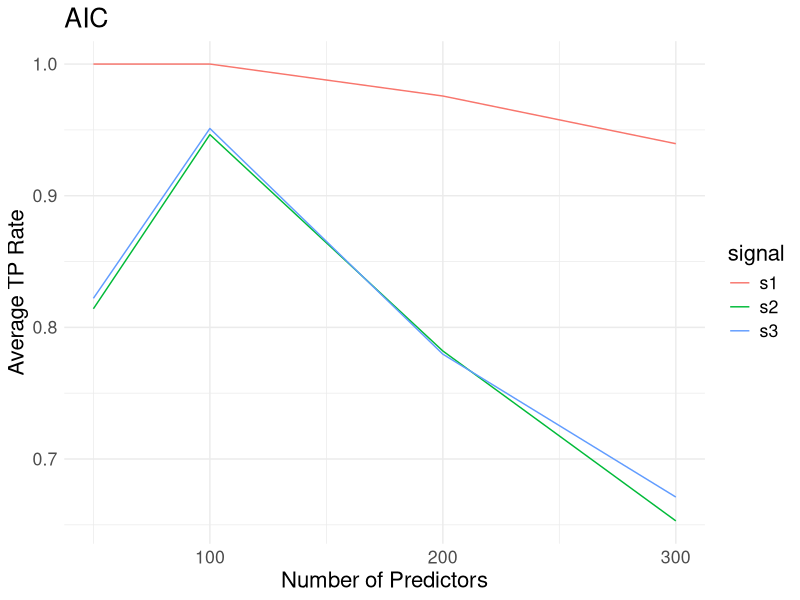
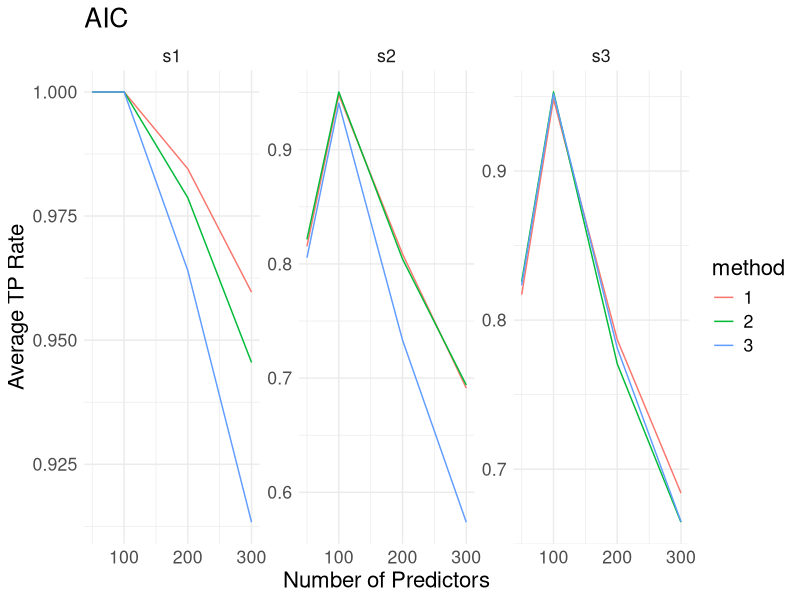
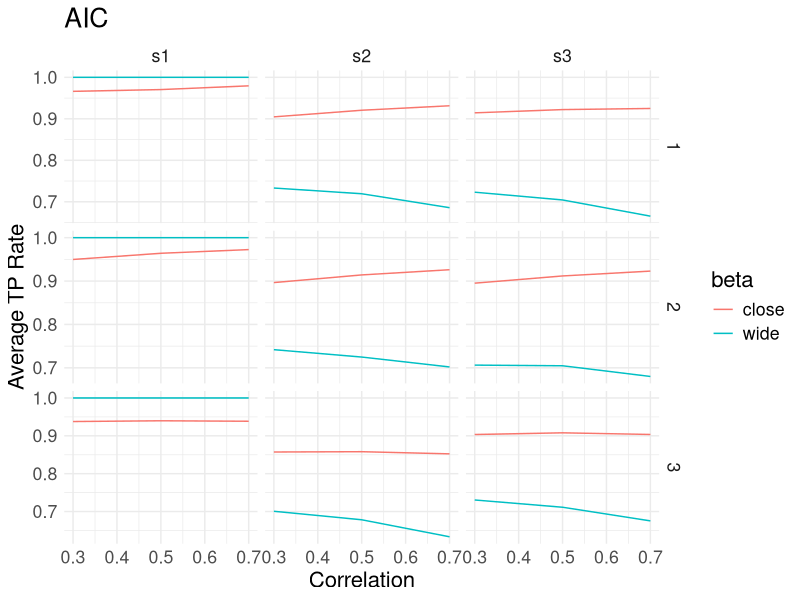
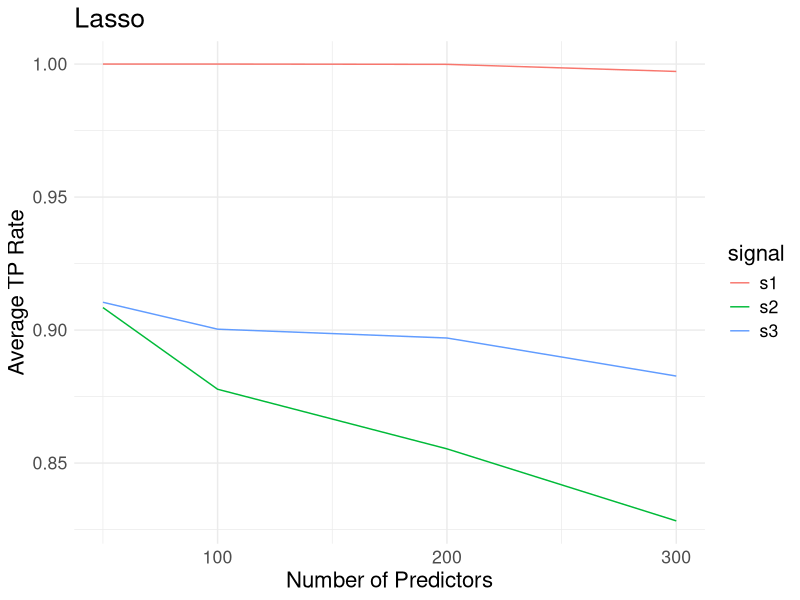
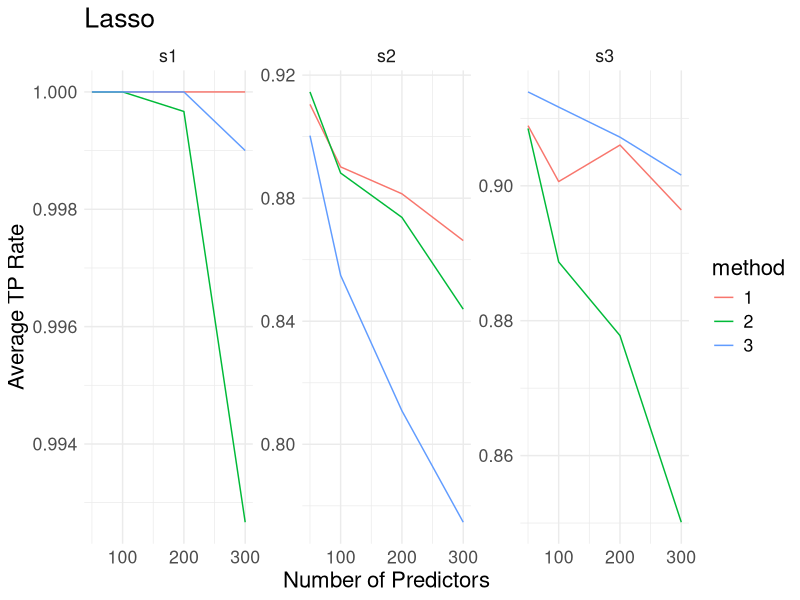
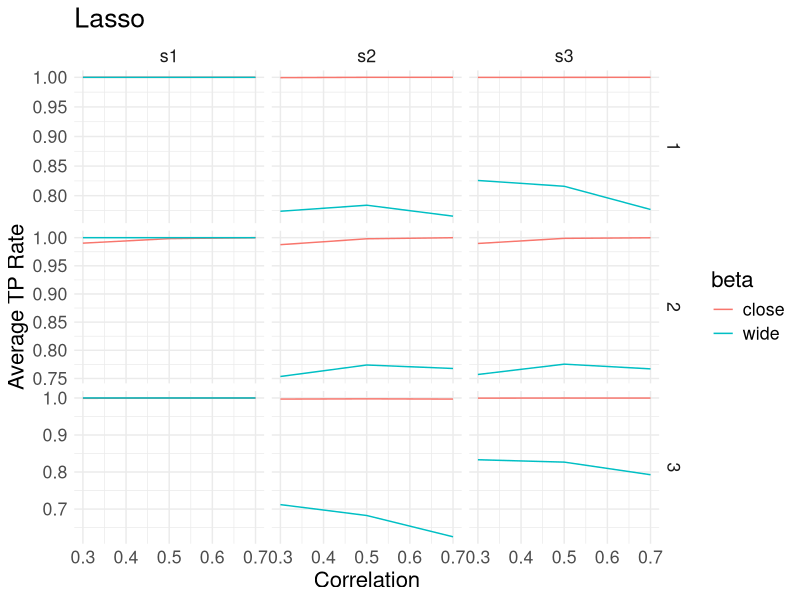

Generate these figures, in order, with R:
## ---- chunk 1
knitr::opts_chunk$set(echo = TRUE,
                      message = F,
                      warning = F)
library(tidyverse)
library(patchwork)
## ---- chunk 2
df_aic <- read_csv("result_aic.csv")
df_lasso <- read_csv("result_lasso.csv")
## ---- chunk 3
df_aic %>% 
  summarize(
    avg_s1_prop = mean(s1_prop),
    avg_s2_prop = mean(s2_prop),
    avg_s3_prop = mean(s3_prop)
  ) %>% 
  knitr::kable(caption = "The Overall Performance of AIC Method")
## ---- chunk 4
df_aic %>% 
  group_by(method) %>% 
  summarize(
    avg_s1_prop = mean(s1_prop),
    avg_s2_prop = mean(s2_prop),
    avg_s3_prop = mean(s3_prop)
) %>% 
  knitr::kable(caption = "The Performance of AIC Method by Simulation Method")
## ---- chunk 5
df_aic %>% 
  group_by(p) %>% 
  summarize(
    avg_s1_prop = mean(s1_prop),
    avg_s2_prop = mean(s2_prop),
    avg_s3_prop = mean(s3_prop)
) %>% 
  knitr::kable(caption = "The Performance of AIC Method by Number of Predictors")
## ---- chunk 6
df_aic %>% 
  group_by(corr) %>% 
  summarize(
    avg_s1_prop = mean(s1_prop),
    avg_s2_prop = mean(s2_prop),
    avg_s3_prop = mean(s3_prop)
) %>% 
  knitr::kable(caption = "The Performance of AIC Method by Correlation")
## ---- chunk 7
df_aic %>% 
  group_by(beta) %>% 
  summarize(
    avg_s1_prop = mean(s1_prop),
    avg_s2_prop = mean(s2_prop),
    avg_s3_prop = mean(s3_prop)
) %>% 
  knitr::kable(caption = "The Performance of AIC Method by Beta Design")
## ---- chunk 8
df_aic %>% 
  mutate(signal_design = c(rep(1,7200),rep(2,7200))) %>% 
  group_by(signal_design) %>% 
  summarize(
    avg_s1_prop = mean(s1_prop),
    avg_s2_prop = mean(s2_prop),
    avg_s3_prop = mean(s3_prop)
) %>% 
  knitr::kable(caption = "The Performance of AIC Method by Proprtion of Signals")
  
## ---- chunk 9
df_aic %>% 
  group_by(beta,corr) %>% 
  summarize( 
    avg_s1_prop = mean(s1_prop),
    avg_s2_prop = mean(s2_prop),
    avg_s3_prop = mean(s3_prop)
) %>% 
  knitr::kable(caption = "The Performance of AIC Method By Beta Design and Correlation")
# intersting!
## ---- chunk 10
df_aic %>% 
  mutate(signal_design = c(rep(1,7200),rep(2,7200))) %>% 
  group_by(signal_design,corr) %>% 
  summarize(
    avg_s1_prop = mean(s1_prop),
    avg_s2_prop = mean(s2_prop),
    avg_s3_prop = mean(s3_prop)
) %>% 
  knitr::kable(caption = "The Performance of AIC Method By Signal Design and Correlation")
# do not interest 
## ---- chunk 11
df_aic %>% 
  group_by(corr,p) %>% 
  summarize(
    avg_s1_prop = mean(s1_prop),
    avg_s2_prop = mean(s2_prop),
    avg_s3_prop = mean(s3_prop)
) %>% 
  knitr::kable(caption = "The Performance of AIC Method By Number of Predictors and Correlation")

# not interesting
## ---- chunk 12
  df_aic %>% 
  group_by(p) %>% 
  summarize(
    avg_s1_prop = mean(s1_prop),
    avg_s2_prop = mean(s2_prop),
    avg_s3_prop = mean(s3_prop)
)  %>% 
  pivot_longer(
    avg_s1_prop:avg_s3_prop,
    names_to = "signals",
    values_to = "avg_proportion"
  ) %>% 
    separate(signals, sep= "_", into = c("avg","signal","prop")) %>% select(-avg, - prop) %>% 
  ggplot(aes(x = p, y = avg_proportion, color = signal)) + 
  geom_line() +
  theme_minimal() +
  labs(y = "Average TP Rate", 
       x = "Number of Predictors", 
       title = "AIC") +
  theme(text = element_text(size=16))
   
## ---- chunk 13
  df_aic %>% 
  group_by(method, p) %>% 
  summarize(
    avg_s1_prop = mean(s1_prop),
    avg_s2_prop = mean(s2_prop),
    avg_s3_prop = mean(s3_prop)
)  %>% 
  pivot_longer(
    avg_s1_prop:avg_s3_prop,
    names_to = "signals",
    values_to = "avg_proportion"
  ) %>% 
    separate(signals, sep= "_", into = c("avg","signal","prop")) %>% select(-avg, - prop) %>% 
  mutate(method = as.factor(method)) %>% 
  ggplot(aes(x = p, y = avg_proportion, color = method)) + 
  geom_line() +
  facet_wrap(.~signal,scales = "free")+
  labs(y = "Average TP Rate", 
       x = "Number of Predictors", 
       title = "AIC") +
   theme(axis.text=element_text(size=14),
        axis.title=element_text(size=10)) +
  theme_minimal() +
  theme(text = element_text(size=16))
## ---- chunk 14
  df_aic %>% 
  group_by(corr, beta, method) %>% 
  summarize(
    avg_s1_prop = mean(s1_prop),
    avg_s2_prop = mean(s2_prop),
    avg_s3_prop = mean(s3_prop)
)  %>% 
  pivot_longer(
    avg_s1_prop:avg_s3_prop,
    names_to = "signals",
    values_to = "avg_proportion"
  ) %>% 
    separate(signals, sep= "_", into = c("avg","signal","prop")) %>% select(-avg, - prop) %>% 
  #mutate(corr = as.factor(corr)) %>% 
  ggplot(aes(x = corr, y = avg_proportion, color = beta)) + 
  geom_line() +
  facet_grid(method~signal, scales = "free_y")+
  labs(y = "Average TP Rate", 
       x = "Correlation", 
       title = "AIC")+
   theme_minimal() +
  theme(text = element_text(size=16))
## ---- chunk 15
df_lasso %>% 
  summarize(
    avg_s1_prop = mean(s1_prop),
    avg_s2_prop = mean(s2_prop),
    avg_s3_prop = mean(s3_prop)
  ) %>% 
  knitr::kable(caption = "The Overall Performance of Lasso Method")
## ---- chunk 16
df_lasso %>% 
  group_by(method) %>% 
  summarize(
    avg_s1_prop = mean(s1_prop),
    avg_s2_prop = mean(s2_prop),
    avg_s3_prop = mean(s3_prop)
) %>% 
  knitr::kable(caption = "The Performance of Lasso Method by Simulation Method")
## ---- chunk 17
df_lasso %>% 
  group_by(p) %>% 
  summarize(
    avg_s1_prop = mean(s1_prop),
    avg_s2_prop = mean(s2_prop),
    avg_s3_prop = mean(s3_prop)
) %>% 
  knitr::kable(caption = "The Performance of Lasso Method by Number of Predictors")
## ---- chunk 18
df_lasso %>% 
  group_by(corr) %>% 
  summarize(
    avg_s1_prop = mean(s1_prop),
    avg_s2_prop = mean(s2_prop),
    avg_s3_prop = mean(s3_prop)
) %>% 
  knitr::kable(caption = "The Performance of Lasso Method by Correlation")
## ---- chunk 19
df_lasso %>% 
  group_by(beta) %>% 
  summarize(
    avg_s1_prop = mean(s1_prop),
    avg_s2_prop = mean(s2_prop),
    avg_s3_prop = mean(s3_prop)
) %>% 
  knitr::kable(caption = "The Performance of Lasso Method by Beta Design")
## ---- chunk 20
df_lasso %>% 
  mutate(signal_design = c(rep(1,7200),rep(2,7200))) %>% 
  group_by(signal_design) %>% 
  summarize(
    avg_s1_prop = mean(s1_prop),
    avg_s2_prop = mean(s2_prop),
    avg_s3_prop = mean(s3_prop)
) %>% 
  knitr::kable(caption = "The Performance of Lasso Method by Proprtion of Signals")
  
## ---- chunk 21
df_lasso %>% 
  group_by(beta,corr) %>% 
  summarize( 
    avg_s1_prop = mean(s1_prop),
    avg_s2_prop = mean(s2_prop),
    avg_s3_prop = mean(s3_prop)
) %>% 
  knitr::kable(caption = "The Performance of Lasso Method By Beta Design and Correlation")
# intersting!
## ---- chunk 22
df_lasso %>% 
  mutate(signal_design = c(rep(1,7200),rep(2,7200))) %>% 
  group_by(signal_design,corr) %>% 
  summarize(
    avg_s1_prop = mean(s1_prop),
    avg_s2_prop = mean(s2_prop),
    avg_s3_prop = mean(s3_prop)
) %>% 
  knitr::kable(caption = "The Performance of Lasso Method By Signal Design and Correlation")
# do not interest 
## ---- chunk 23
df_lasso %>% 
  group_by(corr,p) %>% 
  summarize(
    avg_s1_prop = mean(s1_prop),
    avg_s2_prop = mean(s2_prop),
    avg_s3_prop = mean(s3_prop)
) %>% 
  knitr::kable(caption = "The Performance of Lasso Method By Number of Predictors and Correlation")

# not interesting
## ---- chunk 24
df_lasso %>% 
  group_by(p) %>% 
  summarize(
    avg_s1_prop = mean(s1_prop),
    avg_s2_prop = mean(s2_prop),
    avg_s3_prop = mean(s3_prop)
)  %>% 
  pivot_longer(
    avg_s1_prop:avg_s3_prop,
    names_to = "signals",
    values_to = "avg_proportion"
  ) %>% 
    separate(signals, sep= "_", into = c("avg","signal","prop")) %>% select(-avg, - prop) %>% 
  ggplot(aes(x = p, y = avg_proportion, color = signal)) + 
  geom_line() +
  labs(y = "Average TP Rate", 
       x = "Number of Predictors", 
       title = "Lasso") +
    theme_minimal() +
  theme(text = element_text(size=16))
## ---- chunk 25
df_lasso %>% 
  group_by(method, p) %>% 
  summarize(
    avg_s1_prop = mean(s1_prop),
    avg_s2_prop = mean(s2_prop),
    avg_s3_prop = mean(s3_prop)
)  %>% 
  pivot_longer(
    avg_s1_prop:avg_s3_prop,
    names_to = "signals",
    values_to = "avg_proportion"
  ) %>% 
    separate(signals, sep= "_", into = c("avg","signal","prop")) %>% select(-avg, - prop) %>% 
  mutate(method = as.factor(method)) %>% 
  ggplot(aes(x = p, y = avg_proportion, color = method)) + 
  geom_line() +
  facet_wrap(.~signal,scales = "free")+
  labs(y = "Average TP Rate", 
       x = "Number of Predictors", 
       title = "Lasso") +
    theme_minimal() +
  theme(text = element_text(size=16))
## ---- chunk 26
df_lasso %>% 
  group_by(corr, beta, method) %>% 
  summarize(
    avg_s1_prop = mean(s1_prop),
    avg_s2_prop = mean(s2_prop),
    avg_s3_prop = mean(s3_prop)
)  %>% 
  pivot_longer(
    avg_s1_prop:avg_s3_prop,
    names_to = "signals",
    values_to = "avg_proportion"
  ) %>% 
    separate(signals, sep= "_", into = c("avg","signal","prop")) %>% select(-avg, - prop) %>% 
  #mutate(corr = as.factor(corr)) %>% 
  ggplot(aes(x = corr, y = avg_proportion, color = beta)) + 
  geom_line() +
  facet_grid(method~signal, scales = "free_y") +
  labs(y = "Average TP Rate", 
       x = "Correlation", 
       title = "Lasso") +
   theme_minimal() +
  theme(text = element_text(size=16))
